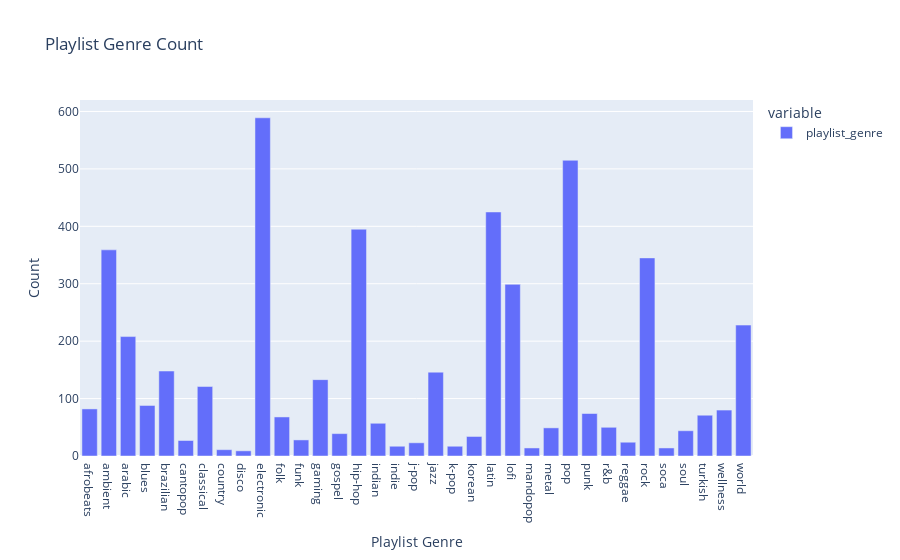

Here is the notebook cell this chart was saved with:
### Code cell
pl_genre_count = df_total.groupby('playlist_genre')['playlist_genre'].count()
fig2 = px.bar(pl_genre_count, labels = {'index': 'Playlist Genre', 'value': 'Count'},
              title = 'Playlist Genre Count')
fig2

### Figure 1 — Plotly figure (JSON) as saved in the notebook; plotly's stock layout.template omitted (floating-point values rounded to 4 significant figures)
{"data": [{"alignmentgroup": "True", "hovertemplate": "variable=playlist_genre<br>Playlist Genre=%{x}<br>Count=%{y}<extra></extra>", "legendgroup": "playlist_genre", "marker": {"color": "#636efa", "pattern": {"shape": ""}}, "name": "playlist_genre", "offsetgroup": "playlist_genre", "orientation": "v", "showlegend": true, "textposition": "auto", "type": "bar", "x": ["afrobeats", "ambient", "arabic", "blues", "brazilian", "cantopop", "classical", "country", "disco", "electronic", "folk", "funk", "gaming", "gospel", "hip-hop", "indian", "indie", "j-pop", "jazz", "k-pop", "korean", "latin", "lofi", "mandopop", "metal", "pop", "punk", "r&b", "reggae", "rock", "soca", "soul", "turkish", "wellness", "world"], "xaxis": "x", "y": [82, 359, 208, 88, 148, 27, 121, 11, 9, 589, 68, 28, 133, 39, 395, 57, 17, 23, 146, 17, 34, 425, 299, 14, 49, 515, 74, 50, 24, 345, 14, 44, 71, 80, 228], "yaxis": "y"}], "layout": {"barmode": "relative", "legend": {"title": {"text": "variable"}, "tracegroupgap": 0}, "title": {"text": "Playlist Genre Count"}, "xaxis": {"anchor": "y", "domain": [0, 1], "title": {"text": "Playlist Genre"}}, "yaxis": {"anchor": "x", "domain": [0, 1], "title": {"text": "Count"}}}}
